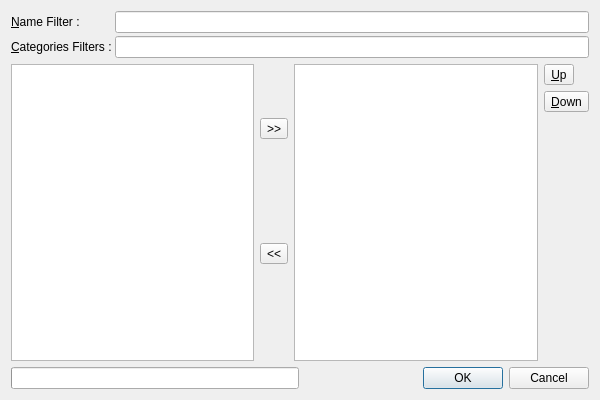
<?xml version="1.0" encoding="UTF-8"?>
<ui version="4.0">
 <class>UIDesktopTools</class>
 <widget class="QDialog" name="UIDesktopTools">
  <property name="geometry">
   <rect>
    <x>0</x>
    <y>0</y>
    <width>600</width>
    <height>400</height>
   </rect>
  </property>
  <property name="windowTitle">
   <string>Desktop Applications [*]</string>
  </property>
  <layout class="QGridLayout">
   <item row="0" column="0" colspan="4">
    <layout class="QGridLayout">
     <property name="margin">
      <number>0</number>
     </property>
     <property name="spacing">
      <number>3</number>
     </property>
     <item row="0" column="0" colspan="2">
      <widget class="QLabel" name="lNameFilter">
       <property name="text">
        <string>&amp;Name Filter :</string>
       </property>
       <property name="buddy">
        <cstring>leNameFilter</cstring>
       </property>
      </widget>
     </item>
     <item row="0" column="2">
      <widget class="QLineEdit" name="leNameFilter">
       <property name="toolTip">
        <string>You can write there a filter for your application name</string>
       </property>
      </widget>
     </item>
     <item row="1" column="0" colspan="2">
      <widget class="QLabel" name="lCategoriesFilters">
       <property name="text">
        <string>&amp;Categories Filters :</string>
       </property>
       <property name="buddy">
        <cstring>leCategoriesFilters</cstring>
       </property>
      </widget>
     </item>
     <item row="1" column="2">
      <widget class="QLineEdit" name="leCategoriesFilters">
       <property name="toolTip">
        <string>You can search for application base on their desktop categories ( Qt, audio and more ), you need to separate each category by a semi colon ;</string>
       </property>
      </widget>
     </item>
    </layout>
   </item>
   <item row="1" column="0" rowspan="6">
    <widget class="QTreeWidget" name="twLeft">
     <property name="editTriggers">
      <set>QAbstractItemView::NoEditTriggers</set>
     </property>
     <property name="alternatingRowColors">
      <bool>true</bool>
     </property>
     <property name="selectionMode">
      <enum>QAbstractItemView::ExtendedSelection</enum>
     </property>
     <property name="uniformRowHeights">
      <bool>true</bool>
     </property>
     <property name="allColumnsShowFocus">
      <bool>true</bool>
     </property>
     <property name="headerHidden">
      <bool>true</bool>
     </property>
     <column>
      <property name="text">
       <string>1</string>
      </property>
     </column>
    </widget>
   </item>
   <item row="1" column="1" rowspan="2">
    <spacer>
     <property name="orientation">
      <enum>Qt::Vertical</enum>
     </property>
     <property name="sizeHint" stdset="0">
      <size>
       <width>0</width>
       <height>0</height>
      </size>
     </property>
    </spacer>
   </item>
   <item row="1" column="2" rowspan="6">
    <widget class="QListWidget" name="lwRight">
     <property name="editTriggers">
      <set>QAbstractItemView::NoEditTriggers</set>
     </property>
     <property name="alternatingRowColors">
      <bool>true</bool>
     </property>
     <property name="selectionMode">
      <enum>QAbstractItemView::ExtendedSelection</enum>
     </property>
    </widget>
   </item>
   <item row="3" column="1">
    <widget class="QToolButton" name="tbRight">
     <property name="text">
      <string>&gt;&gt;</string>
     </property>
     <property name="shortcut">
      <string>Ctrl++</string>
     </property>
    </widget>
   </item>
   <item row="3" column="3" rowspan="4">
    <spacer>
     <property name="orientation">
      <enum>Qt::Vertical</enum>
     </property>
     <property name="sizeHint" stdset="0">
      <size>
       <width>20</width>
       <height>299</height>
      </size>
     </property>
    </spacer>
   </item>
   <item row="4" column="1">
    <spacer>
     <property name="orientation">
      <enum>Qt::Vertical</enum>
     </property>
     <property name="sizeHint" stdset="0">
      <size>
       <width>0</width>
       <height>0</height>
      </size>
     </property>
    </spacer>
   </item>
   <item row="5" column="1">
    <widget class="QToolButton" name="tbLeft">
     <property name="text">
      <string>&lt;&lt;</string>
     </property>
     <property name="shortcut">
      <string>Ctrl+-</string>
     </property>
    </widget>
   </item>
   <item row="6" column="1">
    <spacer>
     <property name="orientation">
      <enum>Qt::Vertical</enum>
     </property>
     <property name="sizeHint" stdset="0">
      <size>
       <width>0</width>
       <height>0</height>
      </size>
     </property>
    </spacer>
   </item>
   <item row="7" column="0" colspan="4">
    <layout class="QHBoxLayout">
     <property name="spacing">
      <number>3</number>
     </property>
     <property name="margin">
      <number>0</number>
     </property>
     <item>
      <widget class="QProgressBar" name="pbLoading">
       <property name="minimumSize">
        <size>
         <width>1</width>
         <height>1</height>
        </size>
       </property>
       <property name="alignment">
        <set>Qt::AlignCenter</set>
       </property>
       <property name="orientation">
        <enum>Qt::Horizontal</enum>
       </property>
       <property name="format">
        <string>Loading Applications... %p%</string>
       </property>
      </widget>
     </item>
     <item>
      <widget class="QDialogButtonBox" name="dbbButtons">
       <property name="orientation">
        <enum>Qt::Horizontal</enum>
       </property>
       <property name="standardButtons">
        <set>QDialogButtonBox::Cancel|QDialogButtonBox::Ok</set>
       </property>
      </widget>
     </item>
    </layout>
   </item>
   <item row="1" column="3">
    <widget class="QToolButton" name="tbUp">
     <property name="text">
      <string>&amp;Up</string>
     </property>
     <property name="icon">
      <iconset resource="../../../../../monkey/src/resources/resources.qrc">
       <normaloff>:/tools/icons/tools/up.png</normaloff>:/tools/icons/tools/up.png</iconset>
     </property>
    </widget>
   </item>
   <item row="2" column="3">
    <widget class="QToolButton" name="tbDown">
     <property name="text">
      <string>&amp;Down</string>
     </property>
     <property name="icon">
      <iconset resource="../../../../../monkey/src/resources/resources.qrc">
       <normaloff>:/tools/icons/tools/down.png</normaloff>:/tools/icons/tools/down.png</iconset>
     </property>
    </widget>
   </item>
  </layout>
 </widget>
 <resources>
  <include location="../../../../../monkey/src/resources/resources.qrc"/>
 </resources>
 <connections>
  <connection>
   <sender>dbbButtons</sender>
   <signal>accepted()</signal>
   <receiver>UIDesktopTools</receiver>
   <slot>accept()</slot>
   <hints>
    <hint type="sourcelabel">
     <x>375</x>
     <y>384</y>
    </hint>
    <hint type="destinationlabel">
     <x>372</x>
     <y>426</y>
    </hint>
   </hints>
  </connection>
  <connection>
   <sender>dbbButtons</sender>
   <signal>rejected()</signal>
   <receiver>UIDesktopTools</receiver>
   <slot>close()</slot>
   <hints>
    <hint type="sourcelabel">
     <x>405</x>
     <y>379</y>
    </hint>
    <hint type="destinationlabel">
     <x>404</x>
     <y>425</y>
    </hint>
   </hints>
  </connection>
 </connections>
</ui>
